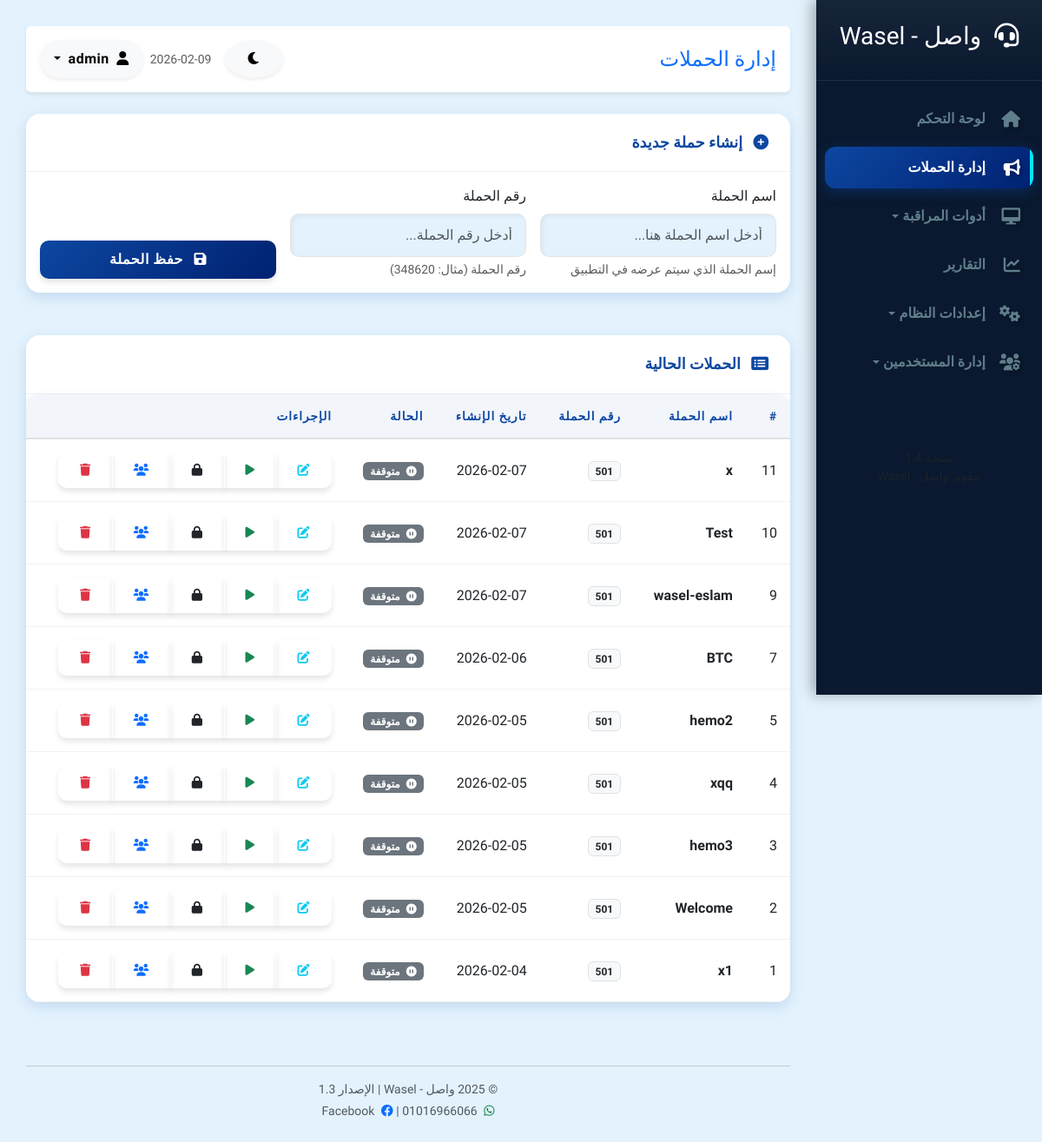
Page /campaigns (signed in) on the committed database.
### models.py (models this page shows)
class Campaign(db.Model):
    id = db.Column(db.Integer, primary_key=True)
    name = db.Column(db.String(100), nullable=False)          # اسم الحملة
    status = db.Column(db.String(20), default='paused')       # حالة الحملة: active, paused, completed
    target_queue = db.Column(db.String(10), default='501')    # الكيو المستهدف للتحويل (مخصص للحملة)
    created_at = db.Column(db.DateTime, default=datetime.utcnow)
    user_id = db.Column(db.Integer, db.ForeignKey('user.id'), nullable=True) # مالك الحملة
    is_locked = db.Column(db.Boolean, default=False) # قفل الحملة من قبل الأدمن
    contacts = db.relationship('Contact', backref='campaign', lazy=True, cascade="all, delete-orphan")

### app.py (the view)
@app.route('/campaigns')
@login_required
@requires_permission('campaigns', 'view')
def campaigns():
    if current_user.role == 'admin' or (current_user.user_role and current_user.user_role.name == 'Admin'):
        all_campaigns = Campaign.query.order_by(Campaign.created_at.desc()).all()
    else:
        all_campaigns = Campaign.query.filter_by(user_id=current_user.id).order_by(Campaign.created_at.desc()).all()
    return render_template('campaigns.html', campaigns=all_campaigns)

### app.py (called while the page is built)
@login_manager.user_loader
def load_user(user_id):
    return User.query.get(int(user_id))

def requires_permission(resource, action='view'):
    def decorator(f):
        @wraps(f)
        def decorated_function(*args, **kwargs):
            if not current_user.is_authenticated:
                return redirect(url_for('login'))
            if not current_user.can(resource, action):
                flash('ليس لديك صلاحية للقيام بهذا الإجراء', 'danger')
                return redirect(request.referrer or url_for('index'))
            return f(*args, **kwargs)
        return decorated_function
    return decorator

@app.context_processor
def inject_now():
    return {'now_date': datetime.now().strftime('%Y-%m-%d')}

### models.py (called while the page is built, shortened)
    def get_permissions(self):
        try:
            return json.loads(self.permissions) if self.permissions else {}
        except:
            return {}

    @property
    def permissions(self):
        if self.role_id and self.user_role:
            return self.user_role.get_permissions()

    def can(self, resource, action='view'):
        perms = self.permissions
        user_access = perms.get(resource, 'none')
        if user_access == 'edit':
            return True
        if user_access == 'view' and action == 'view':
            return True
        return False

### templates/campaigns.html (shortened to what this page needs)
{% extends "base.html" %}
{% block header_title %}إدارة الحملات{% endblock %}
{% block content %}
{% if current_user.can('campaigns', 'edit') %}
<div class="row mb-4">
    <div class="col-md-12">
        <div class="card">
            <div class="card-header">
                <div><i class="fas fa-plus-circle me-2"></i> إنشاء حملة جديدة</div>
            </div>
            <div class="card-body">
                <form method="POST" action="{{ url_for('create_campaign') }}" class="row g-3 align-items-end">
                    <div class="col-md-4">
                        <label for="name" class="form-label">اسم الحملة</label>
                        <input type="text" class="form-control" id="name" name="name" placeholder="أدخل اسم الحملة هنا..." required>
                        <div class="form-text">إسم الحملة الذي سيتم عرضه في التطبيق</div>
                    </div>
                    <div class="col-md-4">
                        <label for="target_queue" class="form-label">رقم الحملة</label>
                        <input type="text" class="form-control" id="target_queue" name="target_queue" placeholder="أدخل رقم الحملة..." required>
                        <div class="form-text">رقم الحملة (مثال: 348620)</div>
                    </div>
                    <div class="col-md-4">
                        <button type="submit" class="btn btn-primary w-100">
                            <i class="fas fa-save me-2"></i> حفظ الحملة
                        </button>
                    </div>
                </form>
            </div>
        </div>
    </div>
</div>
{% endif %}
<div class="row">
    <div class="col-md-12">
        <div class="card">
            <div class="card-header">
                <div><i class="fas fa-list-alt me-2"></i> الحملات الحالية</div>
            </div>
            <div class="card-body p-0">
                <div class="table-responsive">
                    <table class="table table-hover align-middle mb-0">
                        <thead class="table-light">
                            <tr>
                                <th>#</th>
                                <th>اسم الحملة</th>
                                <th>رقم الحملة</th>
                                <th>تاريخ الإنشاء</th>
                                <th>الحالة</th>
                                <th>الإجراءات</th>
                            </tr>
                        </thead>
                        <tbody>
                            {% for campaign in campaigns %}
                            <tr class="{{ 'table-danger' if campaign.is_locked else '' }}">
                                <td>{{ campaign.id }}</td>
                                <td class="fw-bold">
                                    {{ campaign.name }}
                                </td>
                                <td><span class="badge bg-light text-dark border">{{ campaign.target_queue }}</span></td>
                                <td>{{ campaign.created_at.strftime('%Y-%m-%d') }}</td>
                                <td>
                                    {% if campaign.status == 'active' %}
                                        <span class="badge bg-success"><i class="fas fa-check-circle me-1"></i> نشطة</span>
                                    {% else %}
                                        <span class="badge bg-secondary"><i class="fas fa-pause-circle me-1"></i> متوقفة</span>
                                    {% endif %}
                                </td>
                                <td>
                                    <div class="btn-group" role="group">
                                        {% if current_user.can('campaigns', 'edit') %}
                                        <button type="button" class="btn btn-sm btn-outline-info" data-bs-toggle="modal" data-bs-target="#editCampaignModal{{ campaign.id }}" title="تعديل">
                                            <i class="fas fa-edit"></i>
                                        </button>
                                        {% if campaign.status == 'active' %}
                                            <a href="{{ url_for('toggle_campaign', campaign_id=campaign.id) }}" class="btn btn-sm btn-outline-warning" title="إيقاف">
                                                <i class="fas fa-pause"></i>
                                            </a>
                                        {% else %}
                                            {% if campaign.is_locked %}
                                                <button class="btn btn-sm btn-outline-secondary" disabled title="تم قفل الحملة من قبل المسؤول">
                                                    <i class="fas fa-lock"></i>
                                                </button>
                                            {% else %}
                                                <a href="{{ url_for('toggle_campaign', campaign_id=campaign.id) }}" class="btn btn-sm btn-outline-success" title="تفعيل">
                                                    <i class="fas fa-play"></i>
                                                </a>
                                            {% endif %}
                                        {% endif %}
                                        {% if current_user.role == 'admin' or (current_user.user_role and current_user.user_role.name == 'Admin') %}
                                            {% if campaign.is_locked %}
                                                <a href="{{ url_for('toggle_campaign_lock', campaign_id=campaign.id) }}" class="btn btn-sm btn-warning" title="إلغاء القفل">
                                                    <i class="fas fa-unlock"></i>
                                                </a>
                                            {% else %}
                                                <a href="{{ url_for('toggle_campaign_lock', campaign_id=campaign.id) }}" class="btn btn-sm btn-outline-dark" title="قفل الحملة">
                                                    <i class="fas fa-lock"></i>
                                                </a>
                                            {% endif %}
                                        {% endif %}
                                        {% endif %}
                                        {% if current_user.can('contacts', 'view') %}
                                        <a href="{{ url_for('view_campaign', campaign_id=campaign.id) }}" class="btn btn-sm btn-outline-primary" title="عرض الأرقام">
                                            <i class="fas fa-users"></i>
                                        </a>
                                        {% endif %}
                                        {% if current_user.can('campaigns', 'edit') %}
                                        <a href="{{ url_for('delete_campaign', campaign_id=campaign.id) }}" class="btn btn-sm btn-outline-danger" onclick="return confirm('هل أنت متأكد من حذف هذه الحملة؟')" title="حذف">
                                            <i class="fas fa-trash"></i>
                                        </a>
                                        {% endif %}
                                    </div>
                                </td>
                            </tr>
                            {% endfor %}
                        </tbody>
                    </table>
                </div>
            </div>
        </div>
    </div>
</div>
{% endblock %}

### static/css/style.css (style rules this page uses)
:root { --primary-color: #0d47a1; --primary-light: #5472d3; --primary-dark: #002171; --accent-color: #00e5ff; --secondary-color: #546e7a; --success-color: #00c853; --info-color: #00b0ff; --warning-color: #ffab00; --danger-color: #d50000; --bg-body: #e3f2fd; --bg-card: #ffffff; --bg-sidebar: #0a192f; --text-main: #102027; --text-muted: #607d8b; --text-light: #ffffff; --shadow-sm: 0 2px 8px rgba(13, 71, 161, 0.1); --shadow-md: 0 5px 15px rgba(13, 71, 161, 0.15); --shadow-lg: 0 10px 25px rgba(13, 71, 161, 0.2); --shadow-3d: 5px 5px 10px #b8b9be, -5px -5px 10px #ffffff; --sidebar-width: 260px; --border-radius: 16px; --transition-speed: 0.3s; }
body { font-family: 'Cairo', sans-serif; background-color: var(--bg-body); color: var(--text-main); overflow-x: hidden; transition: background-color var(--transition-speed), color var(--transition-speed); }
.card { background: var(--bg-card); border: none; border-radius: var(--border-radius); box-shadow: var(--shadow-md); transition: all var(--transition-speed); margin-bottom: 25px; position: relative; overflow: hidden; }
.card-header { background: transparent; border-bottom: 1px solid rgba(0,0,0,0.05); padding: 20px 25px; font-weight: 700; font-size: 1.1rem; color: var(--primary-color); }
.btn { border-radius: 10px; padding: 10px 25px; font-weight: 600; letter-spacing: 0.5px; transition: all 0.2s; border: none; box-shadow: 0 4px 6px rgba(0,0,0,0.1); position: relative; overflow: hidden; }
.btn-primary { background: linear-gradient(135deg, var(--primary-color) 0%, var(--primary-dark) 100%); }
.form-control, .form-select { background-color: var(--bg-body); border: 1px solid rgba(0,0,0,0.1); border-radius: 10px; padding: 12px 15px; transition: all 0.3s; box-shadow: inset 2px 2px 5px rgba(0,0,0,0.05); }
.table-responsive { border-radius: var(--border-radius); box-shadow: var(--shadow-sm); background: var(--bg-card); padding: 0; overflow: hidden; }
.table { margin-bottom: 0; color: var(--text-main); }
.table thead th { background-color: rgba(13, 71, 161, 0.05); border-bottom: 2px solid rgba(0,0,0,0.1); color: var(--primary-color); font-weight: 700; text-transform: uppercase; font-size: 0.85rem; letter-spacing: 1px; padding: 15px; }
.table tbody td { padding: 15px; vertical-align: middle; border-color: rgba(0,0,0,0.05); }

### rows in the picture
Campaign: id "11", name "x", target_queue "501", created_at "2026-02-07", status "متوقفة"
Campaign: id "10", name "Test", target_queue "501", created_at "2026-02-07", status "متوقفة"
Campaign: id "9", name "wasel-eslam", target_queue "501", created_at "2026-02-07", status "متوقفة"
Campaign: id "7", name "BTC", target_queue "501", created_at "2026-02-06", status "متوقفة"
Campaign: id "5", name "hemo2", target_queue "501", created_at "2026-02-05", status "متوقفة"
Campaign: id "4", name "xqq", target_queue "501", created_at "2026-02-05", status "متوقفة"
Campaign: id "3", name "hemo3", target_queue "501", created_at "2026-02-05", status "متوقفة"
Campaign: id "2", name "Welcome", target_queue "501", created_at "2026-02-05", status "متوقفة"
Campaign: id "1", name "x1", target_queue "501", created_at "2026-02-04", status "متوقفة"
